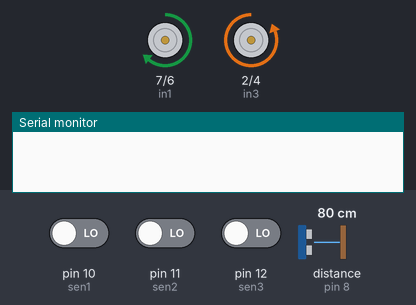
Bench run of a sketch on a simulated Arduino Uno, built with avr-gcc and run on an emulated ATmega328P. On the bench: motor-driver pin pairs drawn as motors (green arrow = first pin HIGH = forward, orange = second pin HIGH = backward, longer = more drive, scaled by the enable pin), the last lines printed to the serial monitor. Wiring (inferred from the names in the program): ultrasonic range finder: trigger pin 9; echo pin 8. The inputs (shaded band) are chosen by the test bench; at power-on: distance to the obstacle (sensor on pin 8) 80 cm, pin 10 (sen1) LOW, pin 11 (sen2) LOW, pin 12 (sen3) LOW. The echo pulse lasts 58.3 µs per cm.

Above: at 6.1 s.
6.2 s: distance to the obstacle (sensor on pin 8) set to 164 cm
7.7 s: distance to the obstacle (sensor on pin 8) set to 174 cm
At 9.0 s:
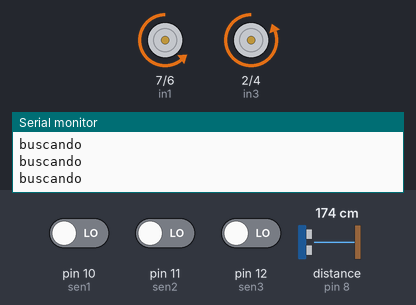
9.5 s: pin 10 (sen1) driven HIGH
At 10.3 s:
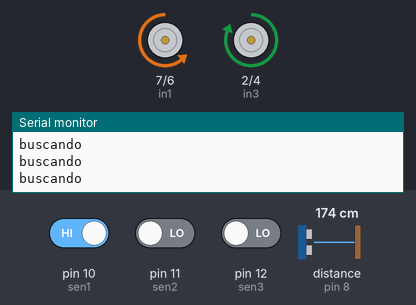
12.6 s: pin 10 (sen1) driven LOW
At 14.1 s:
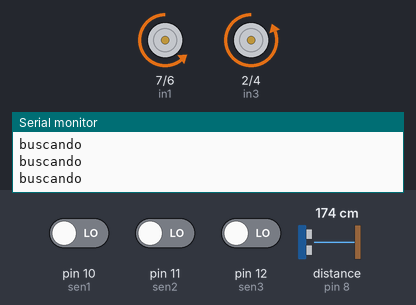
15.0 s: pin 11 (sen2) driven HIGH
At 16.1 s:
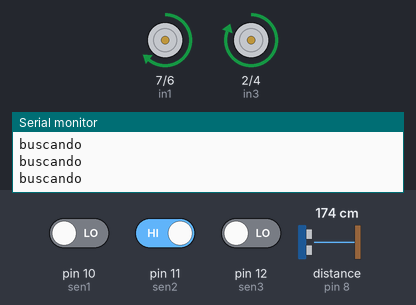
Timing chart, 0 to 19.1 s (numbered marks = the images above; inputs shaded):
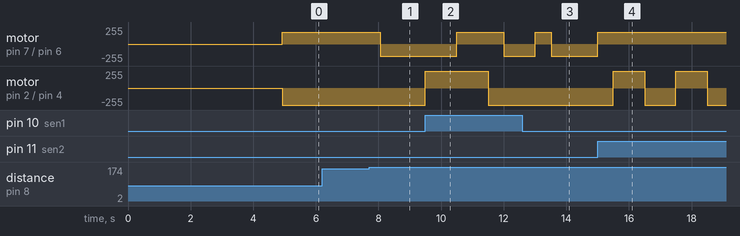

Measured:
- the behaviour switches between 169 and 170 cm on distance to the obstacle (sensor on pin 8) (found by bisection; images 0 and 1)
- after the input at 6.2 s, every drawn part: stays the same
- after the input at 7.7 s, motor on pin 7 (in1) / pin 6 (in2): forward 180/255 → backward 180/255 after 0.36 s
- after the input at 9.5 s, motor on pin 7 (in1) / pin 6 (in2): backward 180/255 → forward 180/255 after 1.0 s, → backward 180/255 1.5 s later; motor on pin 2 (in3) / pin 4 (in4): backward 255/255 → forward 255/255 at once, → backward 255/255 2.0 s later
- after the input at 12.6 s, motor on pin 7 (in1) / pin 6 (in2): goes on until 13.5 s, then stays backward 180/255; motor on pin 2 (in3) / pin 4 (in4): stays backward 255/255 (without the input it goes to forward 255/255 after 0.90 s)
- after the input at 15.0 s, motor on pin 7 (in1) / pin 6 (in2): backward 180/255 → forward 180/255 at once; motor on pin 2 (in3) / pin 4 (in4): alternates forward 255/255 for 1.0 s and backward 255/255 for 1.0 s, starting after 0.50 s

The sketch:

sumo.ino
```cpp
int in1=7,in2=6,in3=2,in4=4;
int enable1=5,enable2=3;
int tiempo;
int TRIGGER = 9, ECHO = 8;
int sen1=10;
int sen2=11;
int sen3=12;
bool inDanger = false;
bool sensors[3];

void setup(){
  pinMode(in1, OUTPUT);
  pinMode(in2, OUTPUT);
  pinMode(in3, OUTPUT);
  pinMode(in4, OUTPUT);
  analogWrite(enable1, 180);
  analogWrite(enable2, 255);
  Serial.begin(9600);
  pinMode(TRIGGER, OUTPUT); /*activación del pin 9 como salida: para el pulso ultrasónico*/
  pinMode(ECHO, INPUT); /*activación del pin 8 como entrada: tiempo del rebote del ultrasonido*/
  delay(4900);
}

void loop(){
    fight();
    recover();
}

void read_sensors(){
  sensors[0]=digitalRead(sen1);
  sensors[1]=digitalRead(sen2);
  sensors[2]=digitalRead(sen3);

//  Serial.println(sensors[0]);
//  Serial.println(sensors[1]);
//  Serial.println(sensors[2]);
}

bool detect_danger(){
  read_sensors();
  for(int i=0; i<3; i++){
    if (sensors[i]){
      //Serial.println("Blanco");
      return true;
      }
    }
    //Serial.println("Negro");
    return false;
  }

void fight(){
    while(true){
        if (!discover()){
            break;
        }
        if (!strike()){
            break;
        }
    }
}

void recover(){
    while(true){
       read_sensors();
        if (sensors[0]) {
            if (recover_from_front()) {
                break; // Sale del bucle while
            } else {
                continue; // Continúa con la siguiente iteración del bucle while
            }
        }
        if (sensors[1]) {
            if (recover_from_right()) {
                break; // Sale del bucle while
            } else {
                continue; // Continúa con la siguiente iteración del bucle while
            }
        }
        if (sensors[2]) {
            if (recover_from_left()) {
                break; // Sale del bucle while
            } else {
                continue; // Continúa con la siguiente iteración del bucle while
            }
        }
        break; // Sale del bucle while si ninguna condición se cumple
    }
}

bool recover_from_right(){
    //TODO
    adelante();
    delay(500);
    izquierda();
    delay(1000);
    adelante();
    delay(500);
    return !detect_danger();
}

bool recover_from_left(){
    //TODO
    adelante();
    delay(500);
    derecha();
    delay(1000);
    adelante();
    delay(500);
    return !detect_danger();
}

bool recover_from_front(){
   //TODO
    atras();
    delay(1000);
    izquierda();
    delay(1000);
    adelante();
    delay(500);
    derecha();
    delay(1000);
    adelante();
    delay(500);
    return !detect_danger();
}


bool is_enemy_in_sight(){
    delay(10);
    return measure_distance() < 170;
}

int measure_distance(){
    //TODO
    int distance;
    digitalWrite(TRIGGER, LOW);
    delayMicroseconds(2);
    digitalWrite(TRIGGER, HIGH);
    delayMicroseconds(10);
    digitalWrite(TRIGGER, LOW);
    // Calcula la distancia midiendo el tiempo del estado alto del pin ECHO
    tiempo = pulseIn(ECHO, HIGH);
    // La velocidad del sonido es de 340m/s o 29 microsegundos por centimetro
    distance = tiempo / 58;
    //manda la distancia al monitor serie

//    Serial.print(distance);
//    Serial.println("cm");
//    delay(100);
    return distance;
}

bool discover(){
    while(!is_enemy_in_sight()){
        derecha();
        delay(1);
        Serial.println("buscando");
        if(detect_danger()){
          return false;
        }
    }
    return true;
}

bool strike(){
    while(is_enemy_in_sight()){
        adelante();
        delay(500);
        if(detect_danger()){
          return false;
        }
    }
    return true;
}
void detener() {
  digitalWrite(in1, LOW);
  digitalWrite(in2, LOW);
  digitalWrite(in3, LOW);
  digitalWrite(in4, LOW);
}
void izquierda() {
  digitalWrite(in1, HIGH);
  digitalWrite(in2, LOW);
  digitalWrite(in3, HIGH);
  digitalWrite(in4, LOW);
}
void derecha() {
  digitalWrite(in2, HIGH);
  digitalWrite(in1, LOW);
  digitalWrite(in4, HIGH);
  digitalWrite(in3, LOW);
}
void adelante() {
  digitalWrite(in1, HIGH);
  digitalWrite(in2, LOW);
  digitalWrite(in4, HIGH);
  digitalWrite(in3, LOW);
}
void atras() {
  digitalWrite(in2, HIGH);
  digitalWrite(in1, LOW);
  digitalWrite(in3, HIGH);
  digitalWrite(in4, LOW);
}
```
